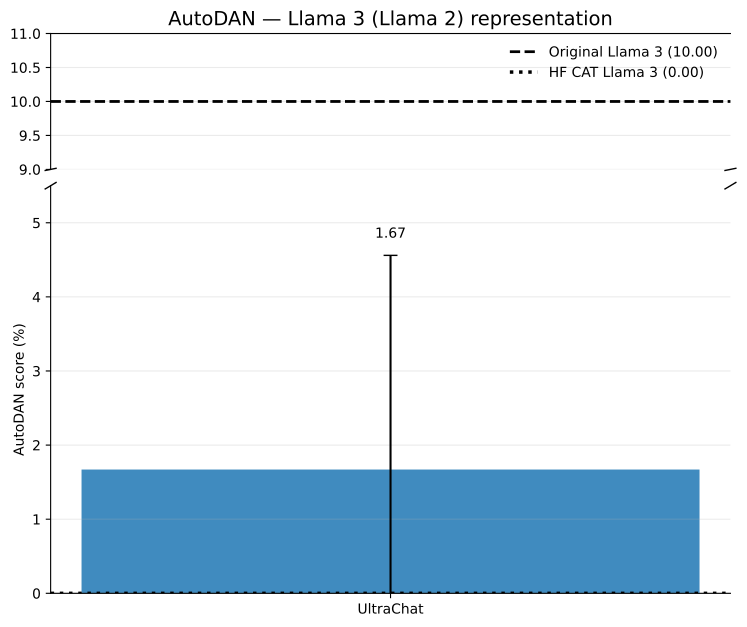

Source code (Python):
import numpy as np
import matplotlib.pyplot as plt

from pathlib import Path
from matplotlib.backends.backend_pdf import PdfPages


# ============================================================
# Configuration
# ============================================================

MODEL_NAME = "Llama 3 (Llama 2)"
METRIC_NAME = "AutoDAN"
COLOR = "C0"


# ============================================================
# Representation
#
# AutoDAN values are stored directly on the 0-100 scale.
#
# Original Llama 3:
#     10
#
# HuggingFace CAT Llama 3:
#     0
#
# GitHub Llama 3:
#     1.67 ± 2.89
# ============================================================

references = {
    "Original Llama 3": 10.00,
    "HuggingFace CAT Llama 3": 0.00,
}

github = (1.67, 2.89)


# ============================================================
# Relative learning-rate representation
#
# All 8 epsilon values are available.
# Values are stored directly on the 0-100 percentage scale.
# ============================================================

eps = np.array([
    0.05,
    0.075,
    0.10,
    0.150,
    0.20,
    0.300,
    0.40,
    0.600,
])

relative_y = np.array([
    1.67,
    0.00,
    0.00,
    0.00,
    0.00,
    0.00,
    0.00,
    0.00,
])

relative_err = np.array([
    2.89,
    0.00,
    0.00,
    0.00,
    0.00,
    0.00,
    0.00,
    0.00,
])


# ============================================================
# Broken-axis marks
# ============================================================

def add_break_marks(ax_top, ax_bottom):
    d = 0.008

    kwargs = dict(
        color="black",
        clip_on=False,
        linewidth=1,
    )

    ax_top.plot(
        (-d, +d),
        (-d, +d),
        transform=ax_top.transAxes,
        **kwargs,
    )

    ax_top.plot(
        (1 - d, 1 + d),
        (-d, +d),
        transform=ax_top.transAxes,
        **kwargs,
    )

    ax_bottom.plot(
        (-d, +d),
        (1 - d, 1 + d),
        transform=ax_bottom.transAxes,
        **kwargs,
    )

    ax_bottom.plot(
        (1 - d, 1 + d),
        (1 - d, 1 + d),
        transform=ax_bottom.transAxes,
        **kwargs,
    )


# ============================================================
# Representation plot
#
# - GitHub Llama 3 = bar
# - Original Llama 3 = dashed reference
# - HF CAT Llama 3 = dotted reference
#
# Broken y-axis because Original = 10 while GitHub/HF
# are near zero.
# ============================================================

def plot_representation():
    fig, (ax_top, ax_bottom) = plt.subplots(
        2,
        1,
        sharex=True,
        figsize=(8, 7),
        gridspec_kw={
            "height_ratios": [1, 3],
            "hspace": 0.06,
        },
    )

    value, error = github

    original = references["Original Llama 3"]
    hf = references["HuggingFace CAT Llama 3"]

    # --------------------------------------------------------
    # Bar + references on both parts of the broken axis
    # --------------------------------------------------------

    for ax in (ax_top, ax_bottom):

        ax.bar(
            [0],
            [value],
            yerr=[error],
            capsize=5,
            width=0.55,
            color=COLOR,
            alpha=0.85,
        )

        ax.axhline(
            original,
            color="black",
            linestyle="--",
            linewidth=2,
            label=f"Original Llama 3 ({original:.2f})",
        )

        ax.axhline(
            hf,
            color="black",
            linestyle=":",
            linewidth=2.5,
            label=f"HF CAT Llama 3 ({hf:.2f})",
        )

        ax.grid(
            axis="y",
            alpha=0.25,
        )

        ax.spines["right"].set_visible(False)

    # --------------------------------------------------------
    # Broken-axis limits
    #
    # GitHub upper error:
    #
    # 1.67 + 2.89 = 4.56
    #
    # So the lower region extends slightly beyond that.
    # --------------------------------------------------------

    ax_bottom.set_ylim(
        0,
        5.5,
    )

    ax_top.set_ylim(
        9,
        11,
    )

    # --------------------------------------------------------
    # Broken-axis appearance
    # --------------------------------------------------------

    ax_top.spines["bottom"].set_visible(False)
    ax_bottom.spines["top"].set_visible(False)

    ax_top.tick_params(
        bottom=False,
        labelbottom=False,
    )

    add_break_marks(
        ax_top,
        ax_bottom,
    )

    # --------------------------------------------------------
    # X axis
    # --------------------------------------------------------

    ax_bottom.set_xticks([0])

    ax_bottom.set_xticklabels([
        "UltraChat"
    ])

    # --------------------------------------------------------
    # Numerical value
    # --------------------------------------------------------

    ax_bottom.text(
        0,
        value + error + 0.2,
        f"{value:.2f}",
        ha="center",
        va="bottom",
        fontsize=10,
    )

    # --------------------------------------------------------
    # Labels
    # --------------------------------------------------------

    ax_bottom.set_ylabel(
        "AutoDAN score (%)"
    )

    ax_top.set_title(
        f"{METRIC_NAME} — {MODEL_NAME} representation",
        fontsize=14,
    )

    ax_top.legend(
        frameon=False,
        loc="best",
    )

    fig.subplots_adjust(
        left=0.12,
        right=0.97,
        bottom=0.12,
        top=0.92,
    )

    return fig


# ============================================================
# Relative learning-rate plot
#
# All 8 epsilon values are plotted together.
# ============================================================

def plot_relative_lr():
    fig, ax = plt.subplots(figsize=(10, 6))

    # --------------------------------------------------------
    # Line + markers
    # --------------------------------------------------------

    ax.plot(
        eps,
        relative_y,
        marker="o",
        markersize=8,
        linewidth=2,
        color=COLOR,
        label="UltraChat",
    )

    # --------------------------------------------------------
    # Error bars
    # --------------------------------------------------------

    ax.errorbar(
        eps,
        relative_y,
        yerr=relative_err,
        fmt="none",
        capsize=4,
        color=COLOR,
    )

    # --------------------------------------------------------
    # Adaptive y-axis
    #
    # Largest upper error:
    #
    # 1.67 + 2.89 = 4.56
    # --------------------------------------------------------

    ymax = np.max(
        relative_y + relative_err
    )

    padding = max(
        ymax * 0.15,
        0.5,
    )

    ax.set_ylim(
        0,
        ymax + padding,
    )

    # --------------------------------------------------------
    # X axis
    # --------------------------------------------------------

    ax.set_xlabel(
        r"Configuration multiplier $s$"
    )

    ax.set_xticks(eps)

    ax.set_xticklabels([
        "0.05",
        "0.075",
        "0.10",
        "0.150",
        "0.20",
        "0.300",
        "0.40",
        "0.600",
    ])

    # --------------------------------------------------------
    # Y axis
    # --------------------------------------------------------

    ax.set_ylabel(
        "AutoDAN score (%)"
    )

    # --------------------------------------------------------
    # Styling
    # --------------------------------------------------------

    ax.set_title(
        f"{METRIC_NAME} — {MODEL_NAME} relative learning rate",
        fontsize=14,
    )

    ax.grid(
        axis="y",
        alpha=0.25,
    )

    ax.spines["top"].set_visible(False)
    ax.spines["right"].set_visible(False)

    ax.legend(
        frameon=False,
    )

    fig.tight_layout()

    return fig


# ============================================================
# Generate
# ============================================================

figures = [
    plot_representation(),
    plot_relative_lr(),
]


# ============================================================
# Save ALL figures to ONE multipage PDF
# ============================================================

script_path = Path(__file__).resolve()
pdf_path = script_path.with_suffix(".pdf")

with PdfPages(pdf_path) as pdf:
    for fig in figures:
        pdf.savefig(
            fig,
            bbox_inches="tight",
        )

print(
    f"Saved {len(figures)} figures to:\n"
    f"{pdf_path}"
)


# ============================================================
# Display
# ============================================================

plt.show()
